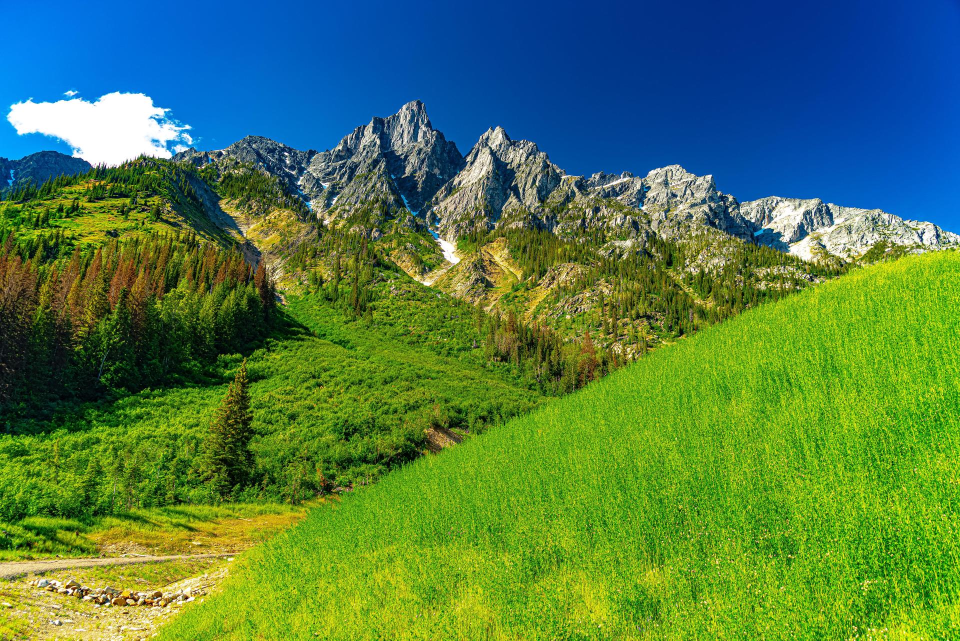
#> input picture image1.jpg, 1920 x 1281 px (shown at 1/2 size)
$ python main.py
#> lines starting #> are read from the running program, lines starting #| are printed output that depends on the picture
### task3.py
"""Задание 3: преобразование RGB в HSV и изменение его компонентов."""

from __future__ import annotations

import os
from pathlib import Path

os.environ.setdefault("MPLCONFIGDIR", "/tmp/matplotlib")

import matplotlib

matplotlib.use("TkAgg")

import matplotlib.pyplot as plt
import numpy as np
from matplotlib.widgets import Slider
from PIL import Image


def adjust_hsv(
    hsv: np.ndarray,
    hue_shift: float,
    saturation_factor: float,
    value_factor: float,
) -> np.ndarray:
    """Изменяет оттенок, насыщенность и яркость HSV-изображения."""
    result = hsv.astype(np.float32)

    # В Pillow компоненты HSV хранятся в диапазоне от 0 до 255.
    hue_offset = hue_shift / 360.0 * 255.0
    result[:, :, 0] = (result[:, :, 0] + hue_offset) % 256
    result[:, :, 1] *= saturation_factor
    result[:, :, 2] *= value_factor

    return np.clip(result, 0, 255).astype(np.uint8)


def process_image(
    filename: str | Path,
    hue_shift: float = 0.0,
    saturation_factor: float = 1.0,
    value_factor: float = 1.0,
    output_dir: str | Path | None = None,
) -> Path:
    """Выполняет задание для файла ``filename`` и возвращает папку результатов."""
#> called with filename = 'image1.jpg', hue_shift = 30, saturation_factor = 1.2, value_factor = 1.1
    input_path = Path(filename)
    if not input_path.is_file():
        raise FileNotFoundError(f"Файл не найден: {input_path}")

    with Image.open(input_path) as source:
#> source is the input picture: PIL image 1920x1281 RGB; mean R, G, B 79.5, 124.2, 73.7
        rgb = source.convert("RGB")
        hsv = np.asarray(rgb.convert("HSV"))
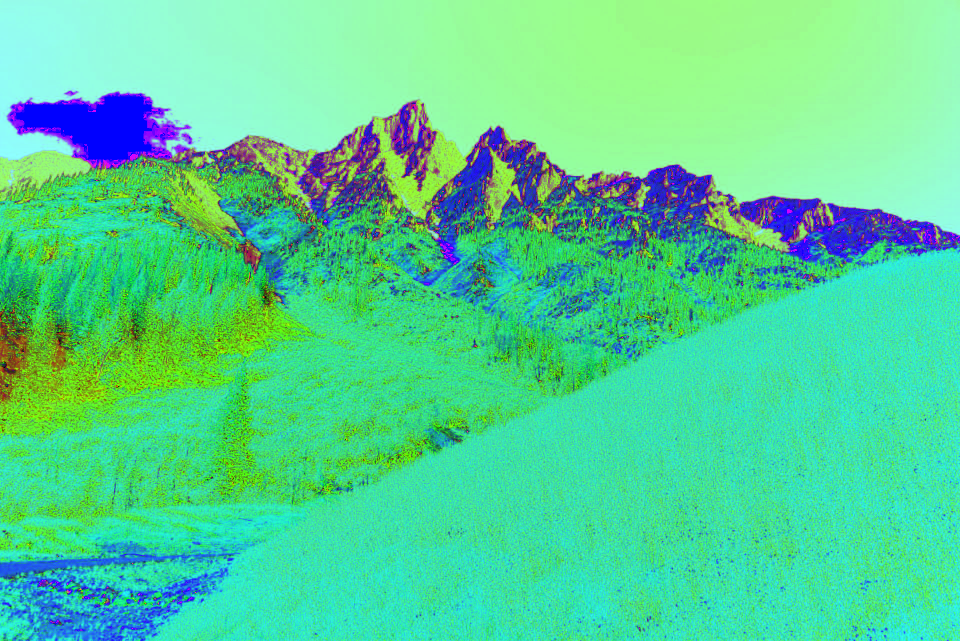
#> hsv: shape (1281, 1920, 3) (shown at 1/2 size); mean R, G, B 84, 209.5, 149.9

    preview = rgb.copy()
    preview.thumbnail((1000, 650))
    preview_hsv = np.asarray(preview.convert("HSV"))
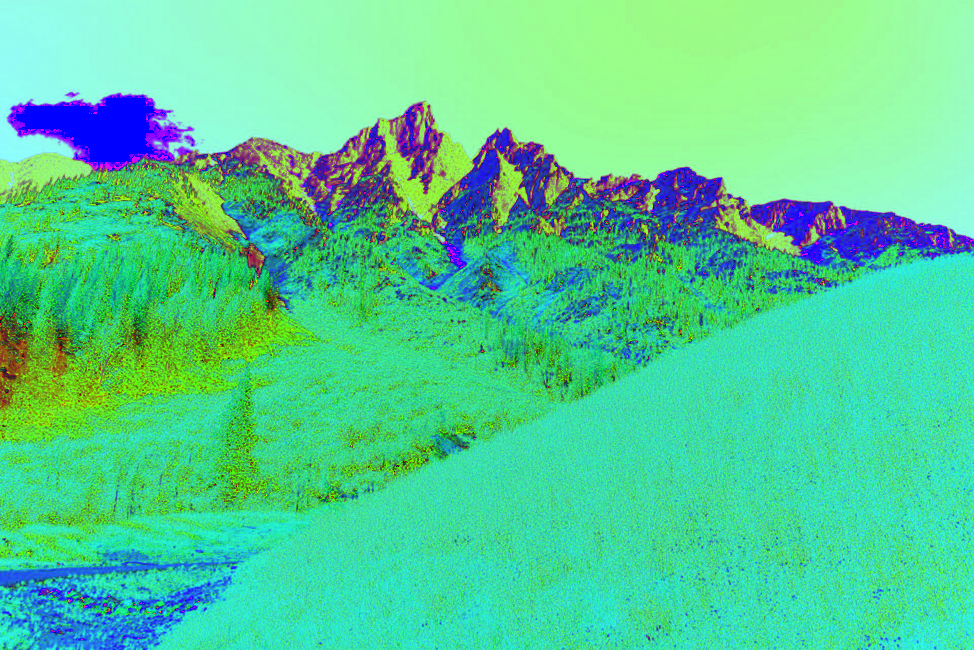
#> preview_hsv: shape (650, 974, 3); mean R, G, B 83.8, 205.5, 149.9

    result_dir = Path(output_dir) if output_dir else input_path.parent / "hsv_results"
    result_dir.mkdir(parents=True, exist_ok=True)
    result_path = result_dir / "adjusted_rgb.png"

    figure, axis = plt.subplots(figsize=(10, 7))
    figure.subplots_adjust(bottom=0.25)
    image_view = axis.imshow(preview)
    axis.set_title("Передвигайте ползунки — результат сохранится после отпускания")
    axis.axis("off")

    hue_slider = Slider(
        figure.add_axes([0.2, 0.14, 0.65, 0.03]),
        "Оттенок",
        -180,
        180,
        valinit=hue_shift,
    )
    saturation_slider = Slider(
        figure.add_axes([0.2, 0.09, 0.65, 0.03]),
        "Насыщенность",
        0,
        2,
        valinit=saturation_factor,
    )
    value_slider = Slider(
        figure.add_axes([0.2, 0.04, 0.65, 0.03]),
        "Яркость",
        0,
        2,
        valinit=value_factor,
    )

    def update(_value: float | None = None) -> None:
        adjusted_hsv = adjust_hsv(
            preview_hsv,
            hue_slider.val,
            saturation_slider.val,
            value_slider.val,
        )
        adjusted_rgb = Image.fromarray(adjusted_hsv, mode="HSV").convert("RGB")
        image_view.set_data(adjusted_rgb)
        figure.canvas.draw_idle()

    def save_result(_event=None) -> None:
        adjusted_hsv = adjust_hsv(
            hsv,
            hue_slider.val,
            saturation_slider.val,
            value_slider.val,
        )
#> call 2 of adjust_hsv, with hue_shift = 30, saturation_factor = 1.2, value_factor = 1.1
#> in adjust_hsv (call 2), `result[:, :, 0] = (result[:, :, 0] + hue_offset) % 256`:
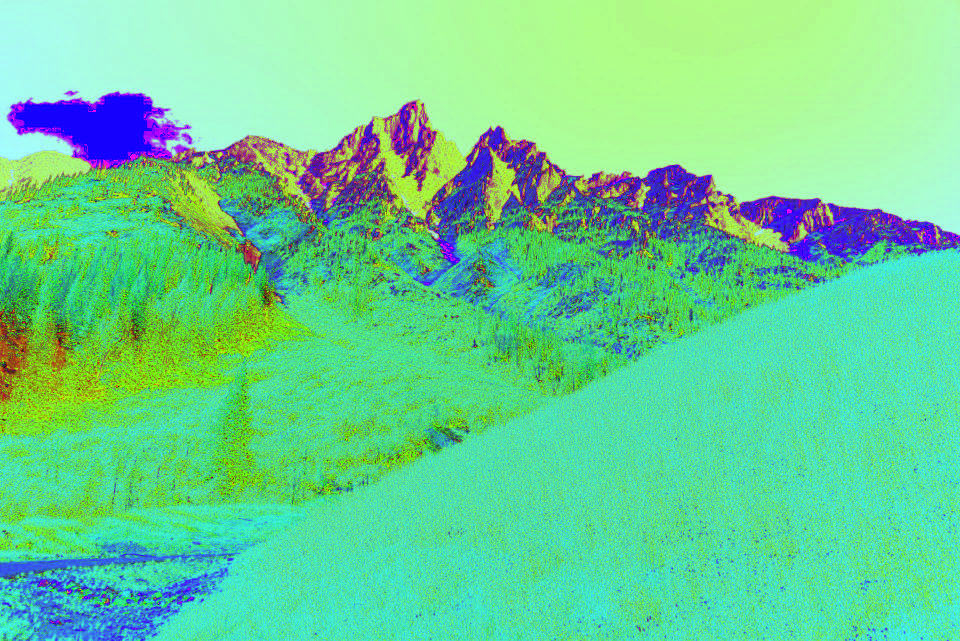
#> result: shape (1281, 1920, 3) float32 (shown at 1/2 size); mean R, G, B 105.4, 210, 149.9; drawn with min black and max white
#> in adjust_hsv (call 2), `result[:, :, 1] *= saturation_factor`:
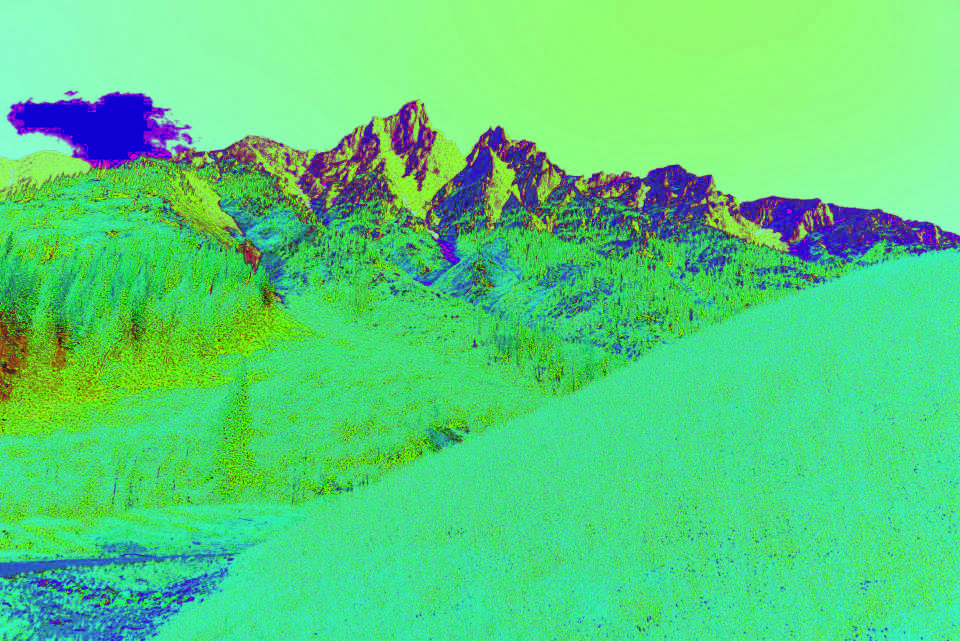
#> result: shape (1281, 1920, 3) float32 (shown at 1/2 size); mean R, G, B 105.4, 253.3, 149.9; drawn with min black and max white
#> in adjust_hsv (call 2), `return np.clip(result, 0, 255).astype(np.uint8)`:
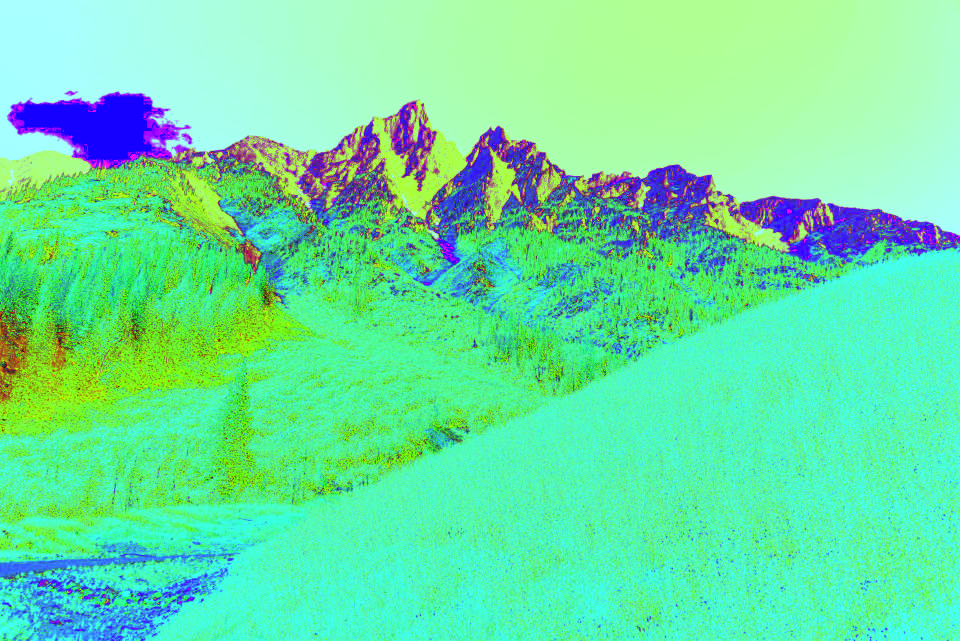
#> returned value: shape (1281, 1920, 3) (shown at 1/2 size); mean of channels 0, 1, 2 104.8, 225.6, 163.6; drawn as R, G, B
        Image.fromarray(adjusted_hsv, mode="HSV").convert("RGB").save(result_path)
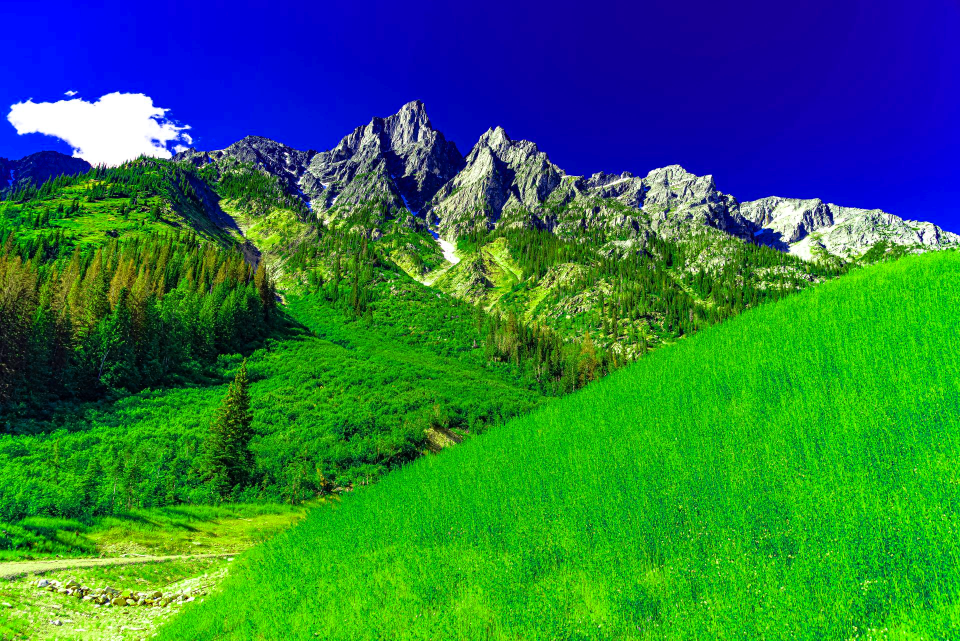
#> saved as adjusted_rgb.png: PIL image 1920x1281 RGB (shown at 1/2 size); mean R, G, B 44.1, 114.7, 72.8

    hue_slider.on_changed(update)
    saturation_slider.on_changed(update)
    value_slider.on_changed(update)
    figure.canvas.mpl_connect("button_release_event", save_result)
    figure.canvas.mpl_connect("close_event", save_result)
    update()
    save_result()
    plt.show(block=True)
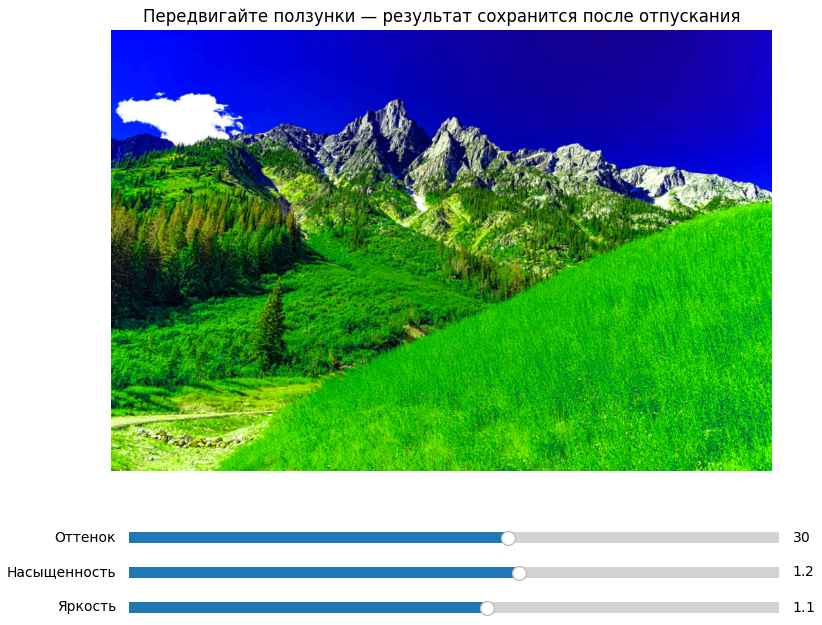
#> figure drawn by matplotlib, 4 panels
    plt.close(figure)
    return result_dir

### main.py
"""Точка запуска заданий 1, 2 и 3."""


# Укажите номер задания, которое нужно запустить: 1, 2 или 3.
TASK_NUMBER = 3

# Во всех заданиях используется одно и то же изображение.
FILENAME = "image1.jpg"

# Начальные положения ползунков задания 3.
HUE_SHIFT = 30.0
SATURATION_FACTOR = 1.2
VALUE_FACTOR = 1.1


if __name__ == "__main__":
    try:
        if TASK_NUMBER == 1:
            from task1 import process_image

            result_directory = process_image(FILENAME)
        elif TASK_NUMBER == 2:
            from task2 import process_image

            result_directory = process_image(FILENAME)
        elif TASK_NUMBER == 3:
            from task3 import process_image

            result_directory = process_image(
                FILENAME,
                HUE_SHIFT,
                SATURATION_FACTOR,
                VALUE_FACTOR,
            )
        else:
            raise ValueError("TASK_NUMBER должен быть равен 1, 2 или 3")
    except (FileNotFoundError, ValueError) as error:
        print(error)
    else:
        print(f"Готово. Результаты сохранены в: {result_directory}")
